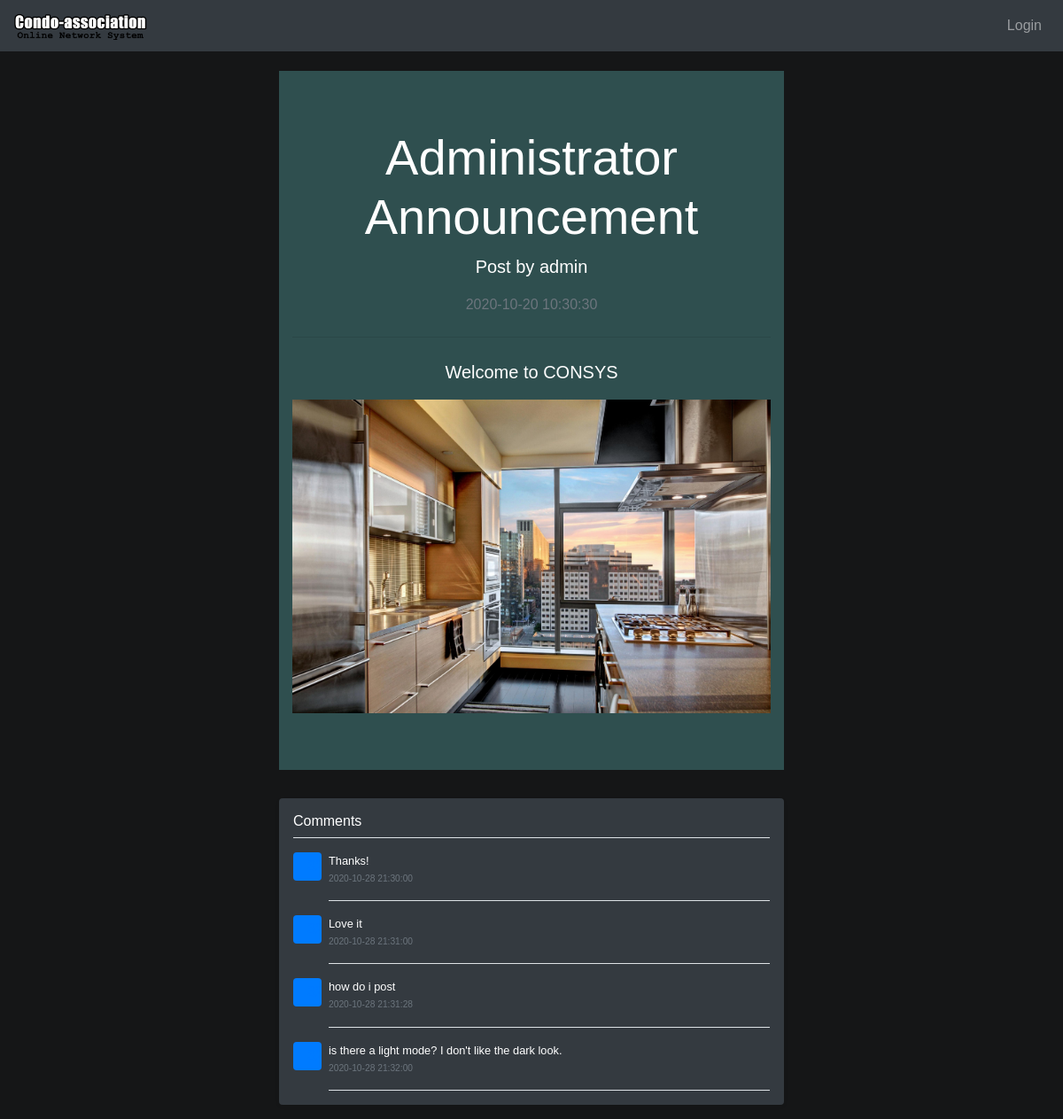
The app's page /post.php?pid=1 with its own data.
### tables this page shows
CREATE TABLE `posts` (
  `post_id` INT NOT NULL AUTO_INCREMENT,
  `user_id` INT NOT NULL,
  `post_date` DATETIME NOT NULL,
  `view_permission` VARCHAR(45) DEFAULT "public",
  `title` VARCHAR(45),
  `content` VARCHAR(1000),
  `image_id` VARCHAR(45) DEFAULT "none",  
  `is_announcement` INT(1) DEFAULT 0,  
  `disabled_comments` INT(1) DEFAULT 0,  
  PRIMARY KEY (`post_id`),
  FOREIGN KEY (`user_id`) REFERENCES condo_owners(`user_id`) ON DELETE CASCADE
);

CREATE TABLE `condo_owners` (
  `user_id` INT NOT NULL AUTO_INCREMENT,
  `name` VARCHAR(45) NOT NULL,
  `email` VARCHAR(45) NOT NULL,
  `password` VARCHAR(255) NOT NULL, 
  `primary_address` VARCHAR(45) NOT NULL,
  `postal_code` VARCHAR (7) NOT NULL,
  `privilege` VARCHAR(45) NOT NULL,
  PRIMARY KEY (`user_id`)
);

CREATE TABLE `posts_comments` (
  `user_id` INT NOT NULL,
  `post_id` INT NOT NULL,
  `content` VARCHAR(1000) NOT NULL,
  `comment_date` DATETIME NOT NULL,
  `view_permission` VARCHAR(45) DEFAULT "public",
  FOREIGN KEY (`user_id`) REFERENCES condo_owners(`user_id`) ON DELETE CASCADE,
  FOREIGN KEY (`post_id`) REFERENCES posts(`post_id`) ON DELETE CASCADE
);

### functions_inc.php (called while the page is built, shortened)
<?php
function fetch_user_by_id($conn, $uid) {
    $sql = "SELECT * FROM condo_owners WHERE user_id = ?;";
    $stmt = mysqli_stmt_init($conn);
    if(!mysqli_stmt_prepare($stmt, $sql)) {
        header("location: ../index.php?error=stmterror");
        exit();
    }
    mysqli_stmt_bind_param($stmt, "i", $uid);
    mysqli_stmt_execute($stmt);
    $query_result = mysqli_stmt_get_result($stmt);
    if ($row = mysqli_fetch_assoc($query_result)) {
        return $row;
    }
    else {
        return false;
    }
}

### includes/post_functions_inc.php (the view, shortened to what this page needs)
<?php
function print_comments($conn, $pid) {
    $sql = "SELECT * FROM posts_comments WHERE post_id = {$pid};";
    $query_result = mysqli_query($conn, $sql);
    echo '<h6 class="text-white border-bottom border-gray pb-2 mb-0">Comments</h6>';
    if($query_result) {
        while($row = mysqli_fetch_assoc($query_result)) {
            $content = $row["content"];
            $user = fetch_user_by_id($conn, $row["user_id"]);
            $post = fetch_post_by_id($conn, $pid);
            echo '<div class="media text-muted pt-3">
            <a href=profile.php?uid='. $row["user_id"] .'><svg class="bd-placeholder-img mr-2 rounded" width="32" height="32" xmlns="http://www.w3.org/2000/svg" preserveAspectRatio="xMidYMid slice" focusable="false" role="img" aria-label="Placeholder: 32x32"><title>Placeholder</title><rect width="100%" height="100%" fill="#007bff"/><text x="50%" y="50%" fill="#007bff" dy=".3em">32x32</text></svg></a>
            <p class="text-white media-body pb-3 mb-0 small lh-125 border-bottom border-gray">
                <a href=profile.php?uid='. $row["user_id"] .'><strong class="d-block text-primary">'. $user["name"] .'</strong></a>
                '. $content .'
            </br><small class="text-muted">'. $row["comment_date"] .'</small>
            </p></a>
            </div>';
        }
    }
}
function fetch_post_by_id($conn, $pid) {
    $sql = "SELECT * FROM posts WHERE post_id = ?;";
    $stmt = mysqli_stmt_init($conn);
    if(!mysqli_stmt_prepare($stmt, $sql)) {
        return false;
    }
    mysqli_stmt_bind_param($stmt, "i", $pid);
    mysqli_stmt_execute($stmt);
    $query_result = mysqli_stmt_get_result($stmt);
    if ($row = mysqli_fetch_assoc($query_result)) {
        return $row;
    }
    else {
        mysqli_stmt_close($stmt);
        return false;
    }
}
function print_single_post($conn, $pid) {
    require_once "functions_inc.php";
    if($row = fetch_post_by_id($conn, $pid)) {
        $uid = $row["user_id"];
        $user = fetch_user_by_id($conn, $uid);
        echo '
            <div class="jumbotron jumbotron-fluid">
            <div class="container">
                <h1 class="display-4">'. $row["title"] .'</h1>
                <p class="lead">Post by '. $user["name"].'</p>
                <div class="mb-1 text-muted">'. $row["post_date"] .'</div>
                <hr class="my-4">
                <p class="lead">'. $row["content"] .'</p>';
        if($row["image_id"] != "none")
            echo '<img src="uploads/'. $row["image_id"] .'" class="img-fluid" alt="Post image">';
        echo'
            </div>
            </div>';
    }
}

### css/style.css (style rules this page uses)
body { color: #fff; background-color: #151617; }
.jumbotron { color: inherit; background-color: darkslategrey; }
body { font-family: Arial, Helvetica, sans-serif; }
* { box-sizing: border-box; }

### records on screen
posts: title "Administrator Announcement", post_date "2020-10-20 10:30:30", content "Welcome to CONSYS", image (picture)
condo_owners: name "admin"
posts_comments: content "Thanks!", comment_date "2020-10-28 21:30:00"
posts_comments: content "Love it", comment_date "2020-10-28 21:31:00"
posts_comments: content "how do i post", comment_date "2020-10-28 21:31:28"
posts_comments: content "is there a light mode? I don't like the dark look.", comment_date "2020-10-28 21:32:00"
